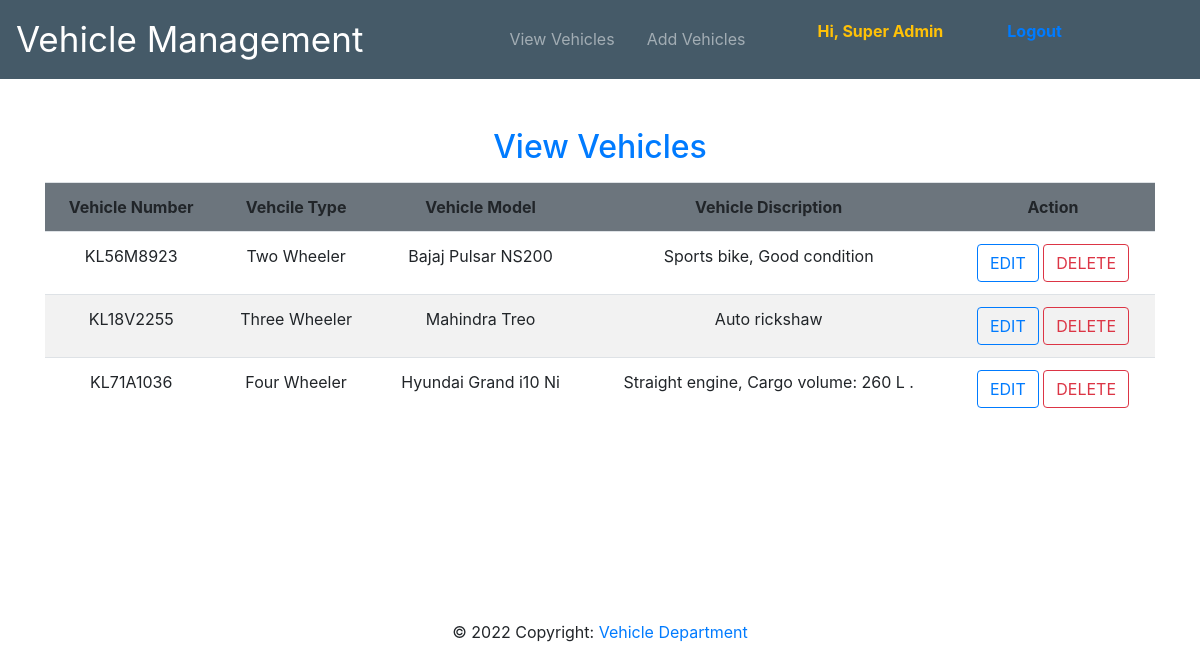
The app's page /view_vehicle/ (signed in) with its own data.
### vehicle/models.py (models this page shows)
class Vehicle(models.Model):
    vh_number = models.CharField(max_length=20,verbose_name="Vehicle Number",blank=False)
    vh_type = models.CharField(max_length=20,verbose_name="Vehicle Type", choices=COLOR_CHOICES,blank=False)
    vh_model = models.CharField(max_length=20,verbose_name="Vehicle Model",blank=False)
    vh_disc = models.TextField(verbose_name="Vehicle Discription",blank=False)
    class Meta:
        db_table = "Vehicles"

### vehicle/views.py (the view)
# urls.py: path("view_vehicle/",views.view_vehicle,name='viewV'),
@login_required(login_url='/login')
def view_vehicle(request):
    data = Vehicle.objects.all()
    return render(request,"view_vehicle.html",{'data':data})

### templates/view_vehicle.html (shortened to what this page needs)
{%extends 'index.html'%}
{%block content%}
<h2 class="text-primary text-center m-3">View Vehicles</h2>
<div class="container">
    <table class="table table-striped">
        <tr class="bg-secondary">
            <th>Vehicle Number</th>
            <th>Vehcile Type</th>
            <th>Vehicle Model</th>
            <th>Vehicle Discription</th>
            {% if request.user.is_staff %}
            <th>Action</th>
            {%endif%}
        </tr>
        {%for item in data%}
        <tr>
            <td>{{item.vh_number}}</td>
            <td>{{item.vh_type}}</td>
            <td>{{item.vh_model}}</td>
            <td>{{item.vh_disc}}</td>
            {% if request.user.is_staff %}
            <td>
                <a href="{%url 'editV' item.id %}" class="btn btn-outline-primary">EDIT</a>
                    {%if request.user.is_superuser%}
                    <a href="{%url 'delV' item.id %}" class="btn btn-outline-danger" onclick="return confirm('Are you sure to delete ? ')" >DELETE</a>
                    {%endif%}
            </td>
            {% endif %}
        </tr>
        {%endfor%}
    </table>
</div>
{%endblock%}

### templates/index.html (shortened to what this page needs)
{%load static%}
<!doctype html>
<html lang="en">
  <head>
    <link rel="stylesheet" href="https://stackpath.bootstrapcdn.com/bootstrap/4.3.1/css/bootstrap.min.css">
    <link rel="stylesheet" href="../static/css/main.css">
  </head>
  <body>
    <header class="sticky-top">
        <nav class="navbar navbar-expand-lg navbar-dark" style="background-color: #455a68;">
            <a class="navbar-brand" href="/" style="font-size:35px ;">Vehicle Management</a>
            <div class="collapse navbar-collapse justify-content-center" id="navbarNavDropdown">
              <ul class="navbar-nav">
                {% if request.user.is_authenticated %}
                  <li class="nav-item mr-3">
                  <a class="nav-link" href="/view_vehicle">View Vehicles</a>
                  </li>
                    {%if request.user.is_superuser%}
                      <li class="nav-item mr-3">
                      <a class="nav-link" href="/add_vehicle">Add Vehicles</a>
                      </li>
                    {%endif%}
                  <li class="nav-item ml-5 mr-auto ">
                      <a class="text-warning mr-3"> <strong>Hi, {{user.first_name}}</strong></a>
                  </li>
                  <li class="nav-item ml-5 mr-auto">
                      <a class="text-primary" href="/logout"> <strong> Logout</strong></a>
                  </li>
                {%endif%}
              </ul>
            </div>
          </nav>
    </header>
    <div class="container text-right">
      <h3 class="text-primary" id="livetime">&nbsp;</h3>
    </div>
    {% block content %}{% endblock content %}
<footer class="page-footer font-small cyan darken-3">
  <div class="container">
    <div class="row">
      <div class="col-md-12 py-5">
        <div class="mb-5 flex-center">
          <a class="fb-ic">
          </a>
          <a class="tw-ic">
          </a>
          <a class="gplus-ic">
          </a>
          <a class="li-ic">
          </a>
          <a class="ins-ic">
          </a>
        </div>
      </div>
    </div>
  </div>
  <div class="footer-copyright text-center py-3">© 2022 Copyright:
    <a href="/"> Vehicle Department </a>
  </div>
</footer>
  </body>
</html>

### static/css/main.css (style rules this page uses)
table tr { text-align: center; }

### records on screen
Vehicle: vh_number "KL56M8923", vh_type "Two Wheeler", vh_model "Bajaj Pulsar NS200", vh_disc "Sports bike, Good condition"
Vehicle: vh_number "KL18V2255", vh_type "Three Wheeler", vh_model "Mahindra Treo", vh_disc "Auto rickshaw"
Vehicle: vh_number "KL71A1036", vh_type "Four Wheeler", vh_model "Hyundai Grand i10 Ni", vh_disc "Straight engine, Cargo volume: 260 L ."

### other values on screen
{{ user.first_name }} "Super Admin"
